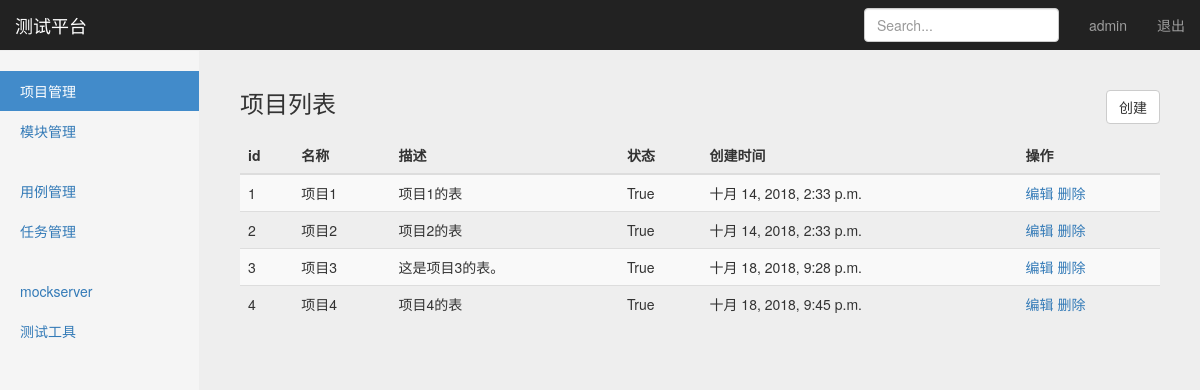
Page /manage/project_manage/ (signed in) on the earlier database version.
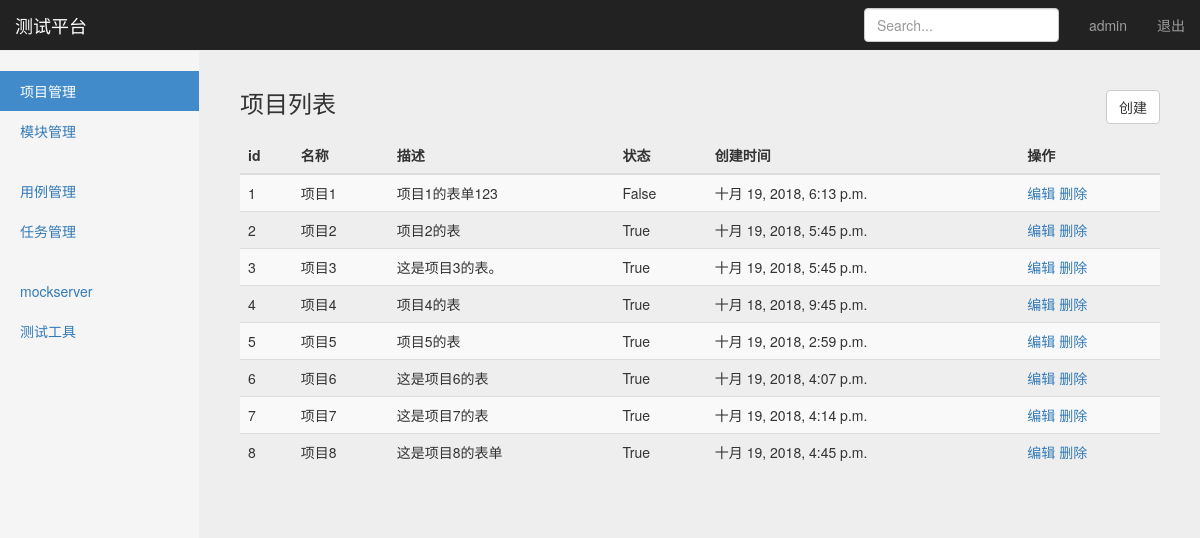
Same page on the later database version.
### project_app/models.py (models this page shows, shortened)
class Project(models.Model):
    name = models.CharField("名称",max_length=100,blank=False,default="")  #https://www.cnblogs.com/ccorz/p/Django-models-zhong-guan-yublank-yunull-de-bu-chon.html
    describe = models.TextField("描述",default="")
    status = models.BooleanField("状态",default=True)
    create_time = models.DateTimeField("创建时间",auto_now=True)

### project_app/views/project_views.py (the view)
# urls.py: path('project_manage/',project_views.project_manage),
@login_required
def project_manage(request):
    username = request.session.get('user','')   #读取浏览器session
    project_all = Project.objects.all()
    return render(request, "project_manage.html",{"user":username,"projects":project_all,"type":"list"})

### templates/project_manage.html (shortened to what this page needs)
{% extends "base.html" %}
{% block content %}
    <nav class="navbar navbar-inverse navbar-fixed-top">
      <div class="container-fluid">
        <div class="navbar-header">
          <a class="navbar-brand" href="#">测试平台</a>
        </div>
        <div id="navbar" class="navbar-collapse collapse">
          <ul class="nav navbar-nav navbar-right">
            <li><a href="#">{{ user }}</a></li>
            <li><a href="/logout">退出</a></li>
          </ul>
          <form class="navbar-form navbar-right">
            <input type="text" class="form-control" placeholder="Search...">
          </form>
        </div>
      </div>
    </nav>
    <div class="container-fluid">
      <div class="row">
        <div class="col-sm-3 col-md-2 sidebar">
          <ul class="nav nav-sidebar">
            <li class="active"><a href="#">项目管理</a></li>
            <li><a href="/manage/module_manage/">模块管理</a></li>
          </ul>
          <ul class="nav nav-sidebar">
            <li><a href="">用例管理</a></li>
            <li><a href="">任务管理</a></li>
          </ul>
          <ul class="nav nav-sidebar">
            <li><a href="">mockserver</a></li>
            <li><a href="">测试工具</a></li>
          </ul>
        </div>
        {% if type == 'list' %}
        <div class="col-sm-9 col-sm-offset-3 col-md-10 col-md-offset-2 main">
          <h3 class="sub-header">项目列表
            <button type="button" class="btn btn-default"
                    style="float: right;"
                    onclick="window.location.href='/manage/add_project/'">创建</button>
          </h3>
          <div class="table-responsive">
            <table class="table table-striped">
              <thead>
                <tr>
                  <th>id</th>
                  <th>名称</th>
                  <th>描述</th>
                  <th>状态</th>
                  <th>创建时间</th>
                  <th>操作</th>
                </tr>
              </thead>
              <tbody>
                {% for project in projects %}
                <tr>
                  <td>{{ project.id }}</td>
                  <td>{{ project.name }}</td>
                  <td>{{ project.describe }}</td>
                  <td>{{ project.status }}</td>
                  <td>{{ project.create_time }}</td>
                  <td>
                      <a href="/manage/edit_project/{{ project.id }}/">编辑</a>
                      <a href="/manage/delete_project/{{ project.id }}/">删除</a>
                  </td>
                </tr>
                {% endfor %}
              </tbody>
            </table>
          </div>
        </div>
        {% endif %}
      </div>
    </div>
{% endblock %}

Differences in the rows shown:
changed Project "项目1": describe "项目1的表" → "项目1的表单123"; status "True" → "False"; create_time "十月 14, 2018, 2:33 p.m." → "十月 19, 2018, 6:13 p.m."
changed Project "项目2": create_time "十月 14, 2018, 2:33 p.m." → "十月 19, 2018, 5:45 p.m."
changed Project "项目3": create_time "十月 18, 2018, 9:28 p.m." → "十月 19, 2018, 5:45 p.m."
added Project: id "5", name "项目5", describe "项目5的表", status "True", create_time "十月 19, 2018, 2:59 p.m."
added Project: id "6", name "项目6", describe "这是项目6的表", status "True", create_time "十月 19, 2018, 4:07 p.m."
added Project: id "7", name "项目7", describe "这是项目7的表", status "True", create_time "十月 19, 2018, 4:14 p.m."
added Project: id "8", name "项目8", describe "这是项目8的表单", status "True", create_time "十月 19, 2018, 4:45 p.m."
